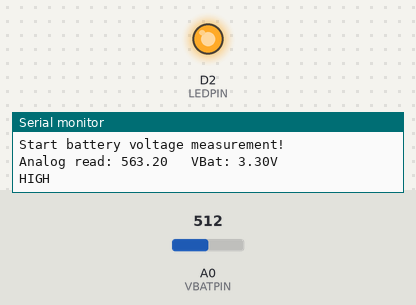
This sketch was run on a simulated Arduino Zero (SAMD21). On the bench: output pins drawn as LEDs (lit = HIGH), the last lines printed to the serial monitor. The test bench sets the inputs (shaded band); at power-on: A0 (VBATPIN) = 512.

Above: at 2.1 s.
At 4.1 s:
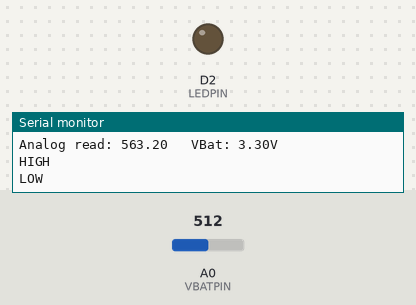
Timing chart, 0 to 6.3 s (numbered marks = the images above):
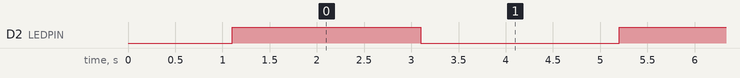

The sketch:

measure-batt.ino
```cpp
#define VBATPIN A0
#define LEDPIN 2

void setup() {
  pinMode(LEDPIN, OUTPUT);

  SerialUSB.begin(9600);
  delay(1000);

  SerialUSB.println("Start battery voltage measurement!");
}

void loop() {
  float measuredvbat = analogRead(VBATPIN);

  for (int i = 0; i < 10; i++) {
    measuredvbat += analogRead(VBATPIN);
    delay(10);
  }

  // Take the average of 10 analog values
  measuredvbat /= 10;

  SerialUSB.print("Analog read: ");
  SerialUSB.print(measuredvbat);

  // Potential divider of equal resistance
  measuredvbat *= 2;

  // Or the reference voltage E.g. 2.8V, 3.3V, 5V, 3.7V
  measuredvbat *= 3.3;

  // Measured digital value with multimeter (instead of 1024)
  // Convert to voltage
  measuredvbat /= 1125;


  SerialUSB.print("   VBat: ");
  SerialUSB.print(measuredvbat);
  SerialUSB.println("V");

  digitalWrite(LEDPIN, HIGH);
  SerialUSB.println("HIGH");
  delay(2000);

  digitalWrite(LEDPIN, LOW);
  SerialUSB.println("LOW");
  delay(2000);
}
```

Measured:
- by itself, D2 (LEDPIN): alternates HIGH for 2.0 s and LOW for 2.1 s
